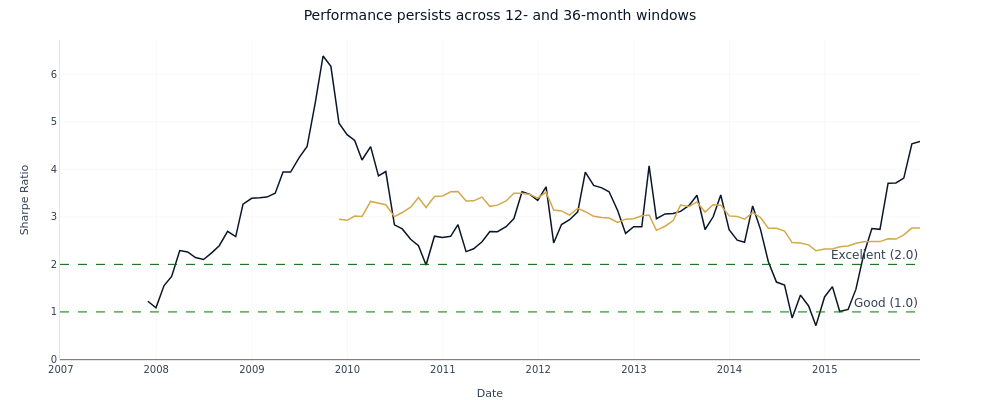

The notebook cell saved with this chart:
### Markdown cell above
**Rolling Sharpe.** Twelve- and 36-month rolling Sharpe locate when the
realized Sharpe is paid out.

### Code cell
fig_rolling = plot_rolling_sharpe(pa, windows=[12, 36])
for trace, label in zip(fig_rolling.data, ["12 months", "36 months"], strict=False):
    trace.name = label
fig_rolling.update_layout(title="Performance persists across 12- and 36-month windows")
fig_rolling.show()

### Figure 1 — Plotly figure (JSON) as saved in the notebook; plotly's stock layout.template omitted (floating-point values rounded to 4 significant figures)
{"data": [{"hovertemplate": "12d Sharpe: %{y:.2f}<extra></extra>", "line": {"color": "#0a1628", "width": 1.5}, "mode": "lines", "name": "12 months", "type": "scatter", "x": ["2006-12-29", "2007-01-31", "2007-02-28", "2007-03-30", "2007-04-30", "2007-05-31", "2007-06-29", "2007-07-31", "2007-08-31", "2007-09-28", "2007-10-31", "2007-11-30", "2007-12-31", "2008-01-31", "2008-02-29", "2008-03-31", "2008-04-30", "2008-05-30", "2008-06-30", "2008-07-31", "2008-08-29", "2008-09-30", "2008-10-31", "2008-11-28", "2008-12-31", "2009-01-30", "2009-02-27", "2009-03-31", "2009-04-30", "2009-05-29", "2009-06-30", "2009-07-31", "2009-08-31", "2009-09-30", "2009-10-30", "2009-11-30", "2009-12-31", "2010-01-29", "2010-02-26", "2010-03-31", "2010-04-30", "2010-05-28", "2010-06-30", "2010-07-30", "2010-08-31", "2010-09-30", "2010-10-29", "2010-11-30", "2010-12-31", "2011-01-31", "2011-02-28", "2011-03-31", "2011-04-29", "2011-05-31", "2011-06-30", "2011-07-29", "2011-08-31", "2011-09-30", "2011-10-31", "2011-11-30", "2011-12-30", "2012-01-31", "2012-02-29", "2012-03-30", "2012-04-30", "2012-05-31", "2012-06-29", "2012-07-31", "2012-08-31", "2012-09-28", "2012-10-31", "2012-11-30", "2012-12-31", "2013-01-31", "2013-02-28", "2013-03-28", "2013-04-30", "2013-05-31", "2013-06-28", "2013-07-31", "2013-08-30", "2013-09-30", "2013-10-31", "2013-11-29", "2013-12-31", "2014-01-31", "2014-02-28", "2014-03-31", "2014-04-30", "2014-05-30", "2014-06-30", "2014-07-31", "2014-08-29", "2014-09-30", "2014-10-31", "2014-11-28", "2014-12-31", "2015-01-30", "2015-02-27", "2015-03-31", "2015-04-30", "2015-05-29", "2015-06-30", "2015-07-31", "2015-08-31", "2015-09-30", "2015-10-30", "2015-11-30", "2015-12-31"], "y": [NaN, NaN, NaN, NaN, NaN, NaN, NaN, NaN, NaN, NaN, NaN, 1.224, 1.086, 1.555, 1.747, 2.289, 2.262, 2.143, 2.102, 2.241, 2.392, 2.693, 2.584, 3.267, 3.388, 3.398, 3.415, 3.497, 3.944, 3.94, 4.238, 4.477, 5.388, 6.38, 6.163, 4.967, 4.727, 4.606, 4.193, 4.474, 3.86, 3.951, 2.831, 2.745, 2.527, 2.394, 1.987, 2.593, 2.567, 2.59, 2.834, 2.268, 2.327, 2.474, 2.689, 2.688, 2.793, 2.964, 3.528, 3.471, 3.344, 3.63, 2.451, 2.837, 2.939, 3.104, 3.94, 3.66, 3.608, 3.527, 3.126, 2.65, 2.791, 2.791, 4.069, 2.959, 3.06, 3.071, 3.114, 3.24, 3.452, 2.733, 3.0, 3.457, 2.728, 2.508, 2.465, 3.228, 2.736, 2.056, 1.628, 1.563, 0.8745, 1.354, 1.125, 0.7117, 1.315, 1.531, 1.008, 1.052, 1.479, 2.193, 2.751, 2.736, 3.707, 3.712, 3.813, 4.534, 4.584]}, {"hovertemplate": "36d Sharpe: %{y:.2f}<extra></extra>", "line": {"color": "#D4A84B", "width": 1.5}, "mode": "lines", "name": "36 months", "type": "scatter", "x": ["2006-12-29", "2007-01-31", "2007-02-28", "2007-03-30", "2007-04-30", "2007-05-31", "2007-06-29", "2007-07-31", "2007-08-31", "2007-09-28", "2007-10-31", "2007-11-30", "2007-12-31", "2008-01-31", "2008-02-29", "2008-03-31", "2008-04-30", "2008-05-30", "2008-06-30", "2008-07-31", "2008-08-29", "2008-09-30", "2008-10-31", "2008-11-28", "2008-12-31", "2009-01-30", "2009-02-27", "2009-03-31", "2009-04-30", "2009-05-29", "2009-06-30", "2009-07-31", "2009-08-31", "2009-09-30", "2009-10-30", "2009-11-30", "2009-12-31", "2010-01-29", "2010-02-26", "2010-03-31", "2010-04-30", "2010-05-28", "2010-06-30", "2010-07-30", "2010-08-31", "2010-09-30", "2010-10-29", "2010-11-30", "2010-12-31", "2011-01-31", "2011-02-28", "2011-03-31", "2011-04-29", "2011-05-31", "2011-06-30", "2011-07-29", "2011-08-31", "2011-09-30", "2011-10-31", "2011-11-30", "2011-12-30", "2012-01-31", "2012-02-29", "2012-03-30", "2012-04-30", "2012-05-31", "2012-06-29", "2012-07-31", "2012-08-31", "2012-09-28", "2012-10-31", "2012-11-30", "2012-12-31", "2013-01-31", "2013-02-28", "2013-03-28", "2013-04-30", "2013-05-31", "2013-06-28", "2013-07-31", "2013-08-30", "2013-09-30", "2013-10-31", "2013-11-29", "2013-12-31", "2014-01-31", "2014-02-28", "2014-03-31", "2014-04-30", "2014-05-30", "2014-06-30", "2014-07-31", "2014-08-29", "2014-09-30", "2014-10-31", "2014-11-28", "2014-12-31", "2015-01-30", "2015-02-27", "2015-03-31", "2015-04-30", "2015-05-29", "2015-06-30", "2015-07-31", "2015-08-31", "2015-09-30", "2015-10-30", "2015-11-30", "2015-12-31"], "y": [NaN, NaN, NaN, NaN, NaN, NaN, NaN, NaN, NaN, NaN, NaN, NaN, NaN, NaN, NaN, NaN, NaN, NaN, NaN, NaN, NaN, NaN, NaN, NaN, NaN, NaN, NaN, NaN, NaN, NaN, NaN, NaN, NaN, NaN, NaN, 2.949, 2.926, 3.017, 3.008, 3.324, 3.293, 3.254, 3.005, 3.09, 3.202, 3.406, 3.198, 3.428, 3.439, 3.526, 3.53, 3.331, 3.335, 3.414, 3.22, 3.246, 3.333, 3.494, 3.495, 3.471, 3.392, 3.519, 3.144, 3.124, 3.036, 3.179, 3.107, 3.01, 2.987, 2.973, 2.88, 2.951, 2.961, 3.022, 3.038, 2.715, 2.802, 2.92, 3.247, 3.216, 3.312, 3.1, 3.253, 3.245, 3.019, 3.009, 2.948, 3.091, 2.986, 2.761, 2.758, 2.701, 2.458, 2.45, 2.41, 2.285, 2.321, 2.322, 2.368, 2.388, 2.444, 2.473, 2.478, 2.478, 2.537, 2.531, 2.621, 2.763, 2.763]}], "layout": {"annotations": [{"showarrow": false, "text": "Good (1.0)", "x": 1, "xanchor": "right", "xref": "x domain", "y": 1, "yanchor": "bottom", "yref": "y"}, {"showarrow": false, "text": "Excellent (2.0)", "x": 1, "xanchor": "right", "xref": "x domain", "y": 2, "yanchor": "bottom", "yref": "y"}], "font": {"color": "#334155", "family": "DM Sans, DejaVu Sans, sans-serif", "size": 12}, "height": 400, "hoverlabel": {"bgcolor": "white", "font": {"family": "DM Sans, DejaVu Sans, sans-serif", "size": 13}}, "hovermode": "x unified", "legend": {"x": 0.01, "xanchor": "left", "y": 0.99, "yanchor": "top"}, "margin": {"b": 40, "l": 60, "r": 80, "t": 40}, "paper_bgcolor": "rgba(0,0,0,0)", "plot_bgcolor": "rgba(0,0,0,0)", "shapes": [{"line": {"color": "gray", "dash": "solid", "width": 1}, "type": "line", "x0": 0, "x1": 1, "xref": "x domain", "y0": 0, "y1": 0, "yref": "y"}, {"line": {"color": "green", "dash": "dash", "width": 1}, "type": "line", "x0": 0, "x1": 1, "xref": "x domain", "y0": 1, "y1": 1, "yref": "y"}, {"line": {"color": "darkgreen", "dash": "dash", "width": 1}, "type": "line", "x0": 0, "x1": 1, "xref": "x domain", "y0": 2, "y1": 2, "yref": "y"}], "showlegend": false, "title": {"text": "Performance persists across 12- and 36-month windows"}, "width": 1000, "xaxis": {"gridcolor": "rgba(0,0,0,0.06)", "linecolor": "rgba(0,0,0,0.1)", "title": {"text": "Date"}, "zeroline": false}, "yaxis": {"gridcolor": "rgba(0,0,0,0.06)", "linecolor": "rgba(0,0,0,0.1)", "title": {"text": "Sharpe Ratio"}, "zeroline": false}}}
